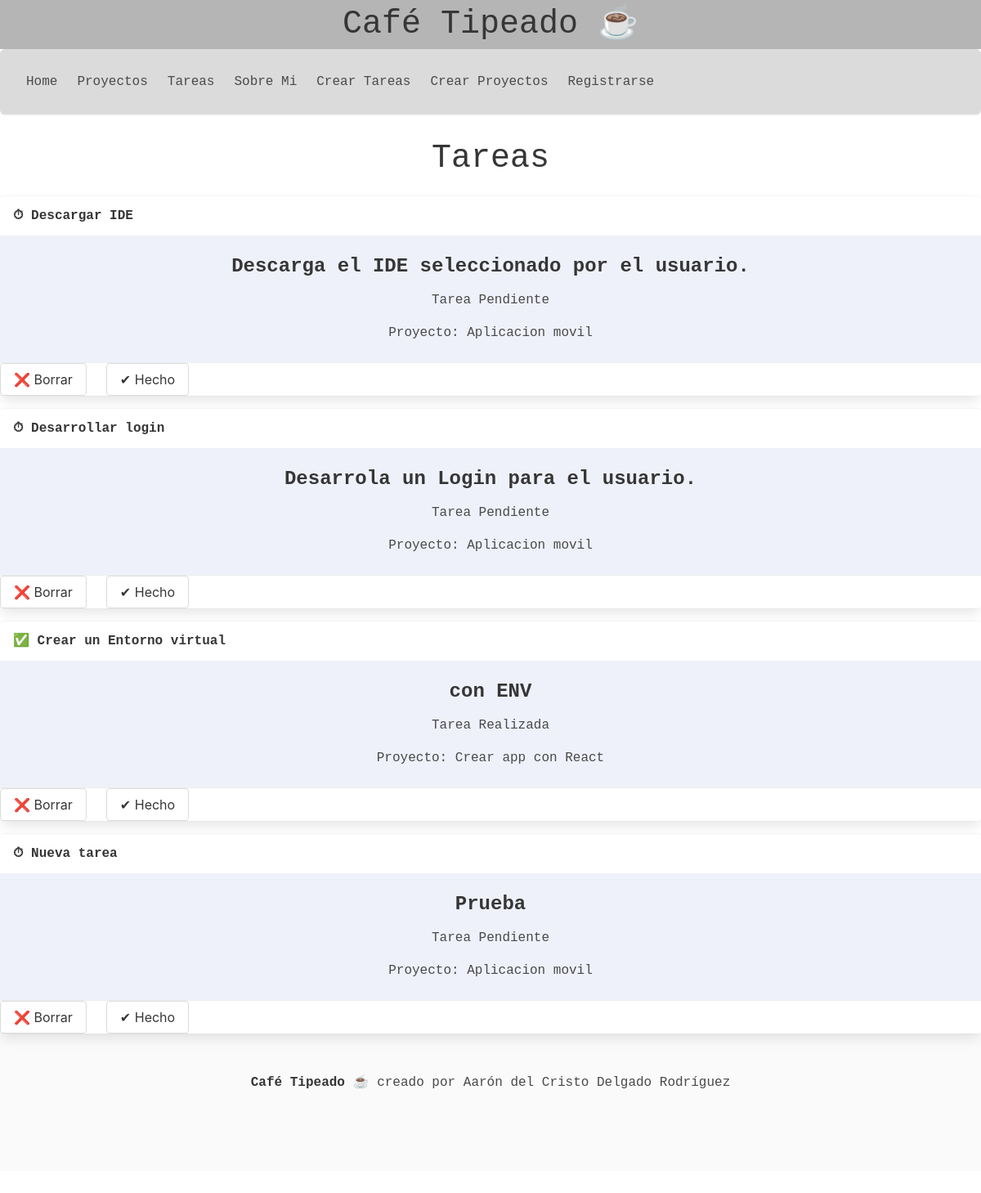
Page /tareas/ on the committed database.
### miapp/models.py (models this page shows, shortened)
class Tareas(models.Model):
    titulo = models.CharField(max_length=200)
    descripcion = models.TextField()
    proyecto = models.ForeignKey(Proyecto, on_delete=models.CASCADE)
    hecho = models.BooleanField(default=False)

class Proyecto(models.Model):
    name = models.CharField(max_length=200)

### miapp/views.py (the view)
# urls.py: path('tareas/',views.tareas,name="tareas"),
def tareas(request):
    tareas = Tareas.objects.all()
    titulo = "Café Tipeado"
    return render(request,'tareas/Tareas.html',{
        'tareas': tareas,
        'titulo': titulo
    })

### miapp/templates/tareas/Tareas.html (shortened to what this page needs)
<!DOCTYPE html>
<html lang="en">
<head>
    <link href="https://cdn.jsdelivr.net/npm/bulma@0.9.4/css/bulma.min.css" rel="stylesheet">
    <link rel="stylesheet" href="https://cdnjs.cloudflare.com/ajax/libs/font-awesome/4.7.0/css/font-awesome.min.css">
</head>
<body class="has-text-centered has-navbar-fixed-bottom  is-family-code">
    {% extends 'layouts/navbar.html' %}
    {% block content %}
    <h1 class="is-size-2 has-text-dark">
       Tareas
    </h1>
    {% for tarea in tareas %}
        <div class="card container mt-4">
            <header class="card-header">
                <h2 class="card-header-title">
                {% if tarea.hecho == False %}
                    &#9201;
                {% else %}
                    &#9989;
                {% endif %}
                {{tarea.titulo}}
                </h2>
            </header>
            <div class="card-content has-background-link-light">
                <div class="content">
                    <h3>{{tarea.descripcion}}</h3>
                    {% if tarea.hecho == False %}
                        <p>Tarea Pendiente</p>
                    {% else %}
                        <p>Tarea Realizada</p>
                    {% endif %}
                    <p>Proyecto: {{tarea.proyecto.name}}</p>
                </div>
            </div>
            <footer class="card-footer">
                <button class="button mr-5">&#10060; Borrar</button>
                <button class="button mr-5">&#10004; Hecho</button>
            </footer>
        </div>
    {% endfor %}
    {% endblock %}
    {% block bar %}
        {% include "layouts/footer.html" %}
    {% endblock %}

### miapp/templates/layouts/navbar.html
<h1 class="is-size-2 is-family-code has-text-dark has-background-grey-light">
    Café Tipeado &#9749;
</h1>
<nav class="navbar has-background-grey-lighter box has-shadow" role="navigation" aria-label="main navigation">
    <ul class="navbar-start" >
        <li>
            <a class="navbar-item" href="/">Home</a>
        </li>
        <li>
            <a class="navbar-item" href="/proyecto">Proyectos</a>
        </li>
        <li>
            <a class="navbar-item" href="/tareas">Tareas</a>
        </li>
        <li>
            <a class="navbar-item" href="/sobre">Sobre Mi</a>
        </li>
        <li>
            <a class="navbar-item" href="/crearTareas">Crear Tareas</a>
        </li>
        <li>
            <a class="navbar-item" href="{% url 'crearProyectos' %}">Crear Proyectos</a>
        </li>
        <li>
            <a class="navbar-item" href="{% url 'registro' %}">Registrarse</a>
        </li>
    </ul>
</nav>
{% block content %}
{% endblock%}
{% block bar %}
{% endblock %}

### miapp/templates/layouts/footer.html
<footer class="footer">
    <div class="content has-text-centered">
      <p>
        <strong>Café Tipeado &#9749;</strong> creado por Aarón del Cristo Delgado Rodríguez
      </p>
    </div>
</footer>

### rows in the picture
Tareas: titulo "Descargar IDE", descripcion "Descarga el IDE seleccionado por el usuario.", hecho "Tarea Pendiente", proyecto.name "Aplicacion movil"
Tareas: titulo "Desarrollar login", descripcion "Desarrola un Login para el usuario.", hecho "Tarea Pendiente", proyecto.name "Aplicacion movil"
Tareas: titulo "Crear un Entorno virtual", descripcion "con ENV", hecho "Tarea Realizada", proyecto.name "Crear app con React"
Tareas: titulo "Nueva tarea", descripcion "Prueba", hecho "Tarea Pendiente", proyecto.name "Aplicacion movil"
